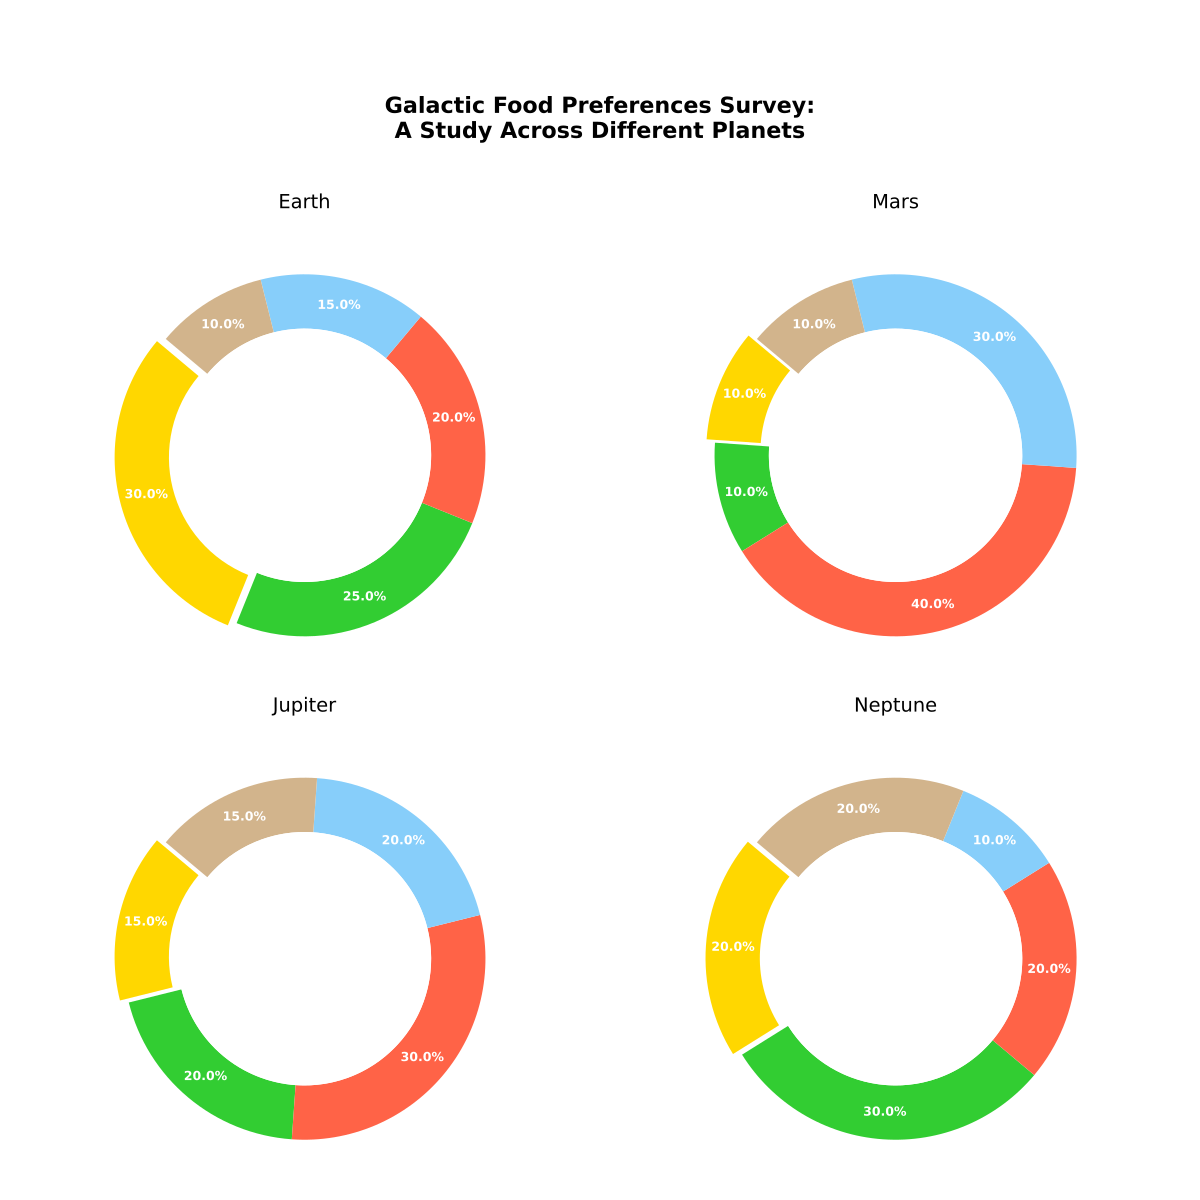

The Python source for this figure:
import matplotlib.pyplot as plt

planets = ['Earth', 'Mars', 'Jupiter', 'Neptune']
food_categories = ['Fruits', 'Vegetables', 'Meat', 'Dairy', 'Grains']
preferences = [
    [30, 25, 20, 15, 10],
    [10, 10, 40, 30, 10],
    [15, 20, 30, 20, 15],
    [20, 30, 20, 10, 20],
]
colors = ['#FFD700', '#32CD32', '#FF6347', '#87CEFA', '#D2B48C']

fig, axes = plt.subplots(2, 2, figsize=(12, 12))
fig.suptitle('Galactic Food Preferences Survey:\nA Study Across Different Planets', fontsize=16, fontweight='bold', y=0.92)

for i, ax in enumerate(axes.flat):
    wedges, _, autotexts = ax.pie(
        preferences[i], autopct='%1.1f%%', startangle=140,
        colors=colors, pctdistance=0.85, wedgeprops=dict(width=0.3), # Maintaining donut style with width
        explode=[0.05 if j == 0 else 0 for j in range(len(food_categories))]
    )
    
    # Add a white circle at the center to emphasize the donut effect
    centre_circle = plt.Circle((0, 0), 0.70, fc='white', linewidth=0)
    ax.add_artist(centre_circle)

    for autotext in autotexts:
        autotext.set_color('white')
        autotext.set_fontsize(9)
        autotext.set_weight('bold')

    ax.set_title(planets[i], fontsize=14, pad=15)

plt.tight_layout(rect=[0, 0, 1, 0.9])
plt.show()
